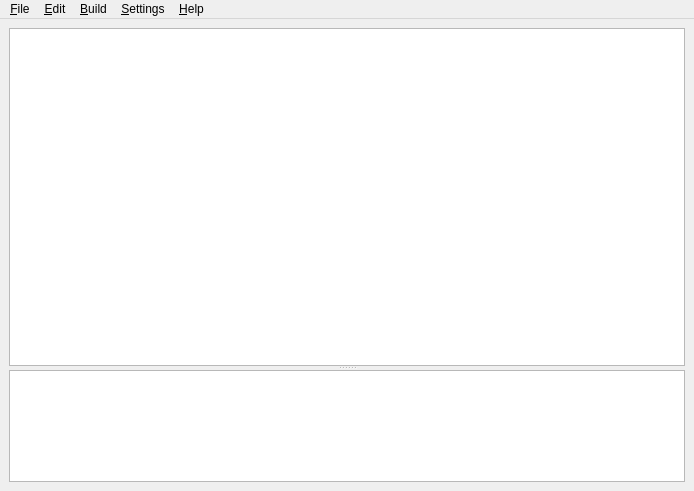
<?xml version="1.0" encoding="UTF-8"?>
<ui version="4.0">
 <class>MainWindow</class>
 <widget class="QMainWindow" name="MainWindow">
  <property name="geometry">
   <rect>
    <x>0</x>
    <y>0</y>
    <width>694</width>
    <height>491</height>
   </rect>
  </property>
  <property name="acceptDrops">
   <bool>true</bool>
  </property>
  <property name="windowTitle">
   <string>MainWindow</string>
  </property>
  <property name="windowIcon">
   <iconset resource="../qawno.qrc">
    <normaloff>:/icons/pawn.ico</normaloff>:/icons/pawn.ico</iconset>
  </property>
  <widget class="QWidget" name="centralWidget">
   <property name="sizePolicy">
    <sizepolicy hsizetype="Preferred" vsizetype="Preferred">
     <horstretch>0</horstretch>
     <verstretch>0</verstretch>
    </sizepolicy>
   </property>
   <property name="acceptDrops">
    <bool>true</bool>
   </property>
   <layout class="QVBoxLayout" name="verticalLayout" stretch="0">
    <item>
     <widget class="QSplitter" name="splitter">
      <property name="acceptDrops">
       <bool>true</bool>
      </property>
      <property name="orientation">
       <enum>Qt::Vertical</enum>
      </property>
      <widget class="EditorWidget" name="editor">
       <property name="sizePolicy">
        <sizepolicy hsizetype="Preferred" vsizetype="Preferred">
         <horstretch>0</horstretch>
         <verstretch>3</verstretch>
        </sizepolicy>
       </property>
       <property name="acceptDrops">
        <bool>false</bool>
       </property>
      </widget>
      <widget class="OutputWidget" name="output">
       <property name="sizePolicy">
        <sizepolicy hsizetype="Preferred" vsizetype="Preferred">
         <horstretch>0</horstretch>
         <verstretch>1</verstretch>
        </sizepolicy>
       </property>
       <property name="acceptDrops">
        <bool>false</bool>
       </property>
       <property name="readOnly">
        <bool>true</bool>
       </property>
      </widget>
     </widget>
    </item>
   </layout>
  </widget>
  <widget class="QMenuBar" name="menubar">
   <property name="geometry">
    <rect>
     <x>0</x>
     <y>0</y>
     <width>694</width>
     <height>23</height>
    </rect>
   </property>
   <widget class="QMenu" name="menuFile">
    <property name="title">
     <string>&amp;File</string>
    </property>
    <addaction name="actionNew"/>
    <addaction name="actionOpen"/>
    <addaction name="actionClose"/>
    <addaction name="separator"/>
    <addaction name="actionSave"/>
    <addaction name="actionSaveAs"/>
    <addaction name="separator"/>
    <addaction name="actionQuit"/>
   </widget>
   <widget class="QMenu" name="menuEdit">
    <property name="title">
     <string>&amp;Edit</string>
    </property>
    <addaction name="actionUndo"/>
    <addaction name="actionRedo"/>
    <addaction name="separator"/>
    <addaction name="actionCut"/>
    <addaction name="actionCopy"/>
    <addaction name="actionPaste"/>
    <addaction name="separator"/>
    <addaction name="actionFind"/>
    <addaction name="actionFindNext"/>
    <addaction name="separator"/>
    <addaction name="actionGoToLine"/>
   </widget>
   <widget class="QMenu" name="menuBuild">
    <property name="title">
     <string>&amp;Build</string>
    </property>
    <addaction name="actionCompile"/>
   </widget>
   <widget class="QMenu" name="menuSettings">
    <property name="title">
     <string>&amp;Settings</string>
    </property>
    <widget class="QMenu" name="menuFont">
     <property name="title">
      <string>&amp;Font</string>
     </property>
     <addaction name="actionEditorFont"/>
     <addaction name="actionOutputFont"/>
    </widget>
    <addaction name="menuFont"/>
    <addaction name="actionCompilerSettings"/>
   </widget>
   <widget class="QMenu" name="menuHelp">
    <property name="title">
     <string>&amp;Help</string>
    </property>
    <addaction name="actionAbout"/>
    <addaction name="actionAboutQt"/>
   </widget>
   <addaction name="menuFile"/>
   <addaction name="menuEdit"/>
   <addaction name="menuBuild"/>
   <addaction name="menuSettings"/>
   <addaction name="menuHelp"/>
  </widget>
  <action name="actionNew">
   <property name="text">
    <string>&amp;New</string>
   </property>
   <property name="toolTip">
    <string>Create a new file</string>
   </property>
   <property name="shortcut">
    <string>Ctrl+N</string>
   </property>
  </action>
  <action name="actionOpen">
   <property name="text">
    <string>&amp;Open...</string>
   </property>
   <property name="toolTip">
    <string>Open and existing file</string>
   </property>
   <property name="shortcut">
    <string>Ctrl+O</string>
   </property>
  </action>
  <action name="actionSave">
   <property name="text">
    <string>&amp;Save</string>
   </property>
   <property name="toolTip">
    <string>Save changes</string>
   </property>
   <property name="shortcut">
    <string>Ctrl+S</string>
   </property>
  </action>
  <action name="actionSaveAs">
   <property name="text">
    <string>Save as...</string>
   </property>
   <property name="toolTip">
    <string>Save changes to a different file</string>
   </property>
   <property name="shortcut">
    <string>Ctrl+Shift+S</string>
   </property>
  </action>
  <action name="actionQuit">
   <property name="text">
    <string>&amp;Quit</string>
   </property>
   <property name="toolTip">
    <string>Close the application</string>
   </property>
   <property name="shortcut">
    <string>Ctrl+Q</string>
   </property>
  </action>
  <action name="actionUndo">
   <property name="text">
    <string>&amp;Undo</string>
   </property>
   <property name="shortcut">
    <string>Ctrl+Z</string>
   </property>
  </action>
  <action name="actionRedo">
   <property name="text">
    <string>&amp;Redo</string>
   </property>
   <property name="shortcut">
    <string>Ctrl+Y</string>
   </property>
  </action>
  <action name="actionCut">
   <property name="text">
    <string>Cut</string>
   </property>
   <property name="shortcut">
    <string>Ctrl+X</string>
   </property>
  </action>
  <action name="actionCopy">
   <property name="text">
    <string>&amp;Copy</string>
   </property>
   <property name="shortcut">
    <string>Ctrl+C</string>
   </property>
  </action>
  <action name="actionPaste">
   <property name="text">
    <string>&amp;Paste</string>
   </property>
   <property name="shortcut">
    <string>Ctrl+V</string>
   </property>
  </action>
  <action name="actionFind">
   <property name="text">
    <string>&amp;Find...</string>
   </property>
   <property name="shortcut">
    <string>Ctrl+F</string>
   </property>
  </action>
  <action name="actionFindNext">
   <property name="text">
    <string>Find &amp;Next</string>
   </property>
   <property name="shortcut">
    <string>F3</string>
   </property>
  </action>
  <action name="actionCompile">
   <property name="text">
    <string>&amp;Compile</string>
   </property>
   <property name="shortcut">
    <string>F5</string>
   </property>
  </action>
  <action name="actionAbout">
   <property name="text">
    <string>&amp;About</string>
   </property>
  </action>
  <action name="actionAboutQt">
   <property name="text">
    <string>About &amp;Qt</string>
   </property>
  </action>
  <action name="actionCompilerSettings">
   <property name="text">
    <string>&amp;Compiler</string>
   </property>
   <property name="toolTip">
    <string>Compiler settings</string>
   </property>
  </action>
  <action name="actionEditorFont">
   <property name="text">
    <string>&amp;Editor</string>
   </property>
   <property name="toolTip">
    <string>Change editor font</string>
   </property>
  </action>
  <action name="actionOutputFont">
   <property name="text">
    <string>&amp;Output</string>
   </property>
   <property name="toolTip">
    <string>Change font of the output window</string>
   </property>
  </action>
  <action name="actionClose">
   <property name="text">
    <string>&amp;Close</string>
   </property>
   <property name="toolTip">
    <string>Finish editing the current file</string>
   </property>
   <property name="shortcut">
    <string>Ctrl+W</string>
   </property>
  </action>
  <action name="actionGoToLine">
   <property name="text">
    <string>&amp;Go to line...</string>
   </property>
   <property name="toolTip">
    <string>Jump to the specified line</string>
   </property>
   <property name="shortcut">
    <string>Ctrl+G</string>
   </property>
  </action>
 </widget>
 <customwidgets>
  <customwidget>
   <class>EditorWidget</class>
   <extends>QPlainTextEdit</extends>
   <header>src/EditorWidget.h</header>
  </customwidget>
  <customwidget>
   <class>OutputWidget</class>
   <extends>QPlainTextEdit</extends>
   <header>src/OutputWidget.h</header>
  </customwidget>
 </customwidgets>
 <resources>
  <include location="../qawno.qrc"/>
 </resources>
 <connections>
  <connection>
   <sender>actionUndo</sender>
   <signal>triggered()</signal>
   <receiver>editor</receiver>
   <slot>undo()</slot>
   <hints>
    <hint type="sourcelabel">
     <x>-1</x>
     <y>-1</y>
    </hint>
    <hint type="destinationlabel">
     <x>285</x>
     <y>134</y>
    </hint>
   </hints>
  </connection>
  <connection>
   <sender>actionRedo</sender>
   <signal>triggered()</signal>
   <receiver>editor</receiver>
   <slot>redo()</slot>
   <hints>
    <hint type="sourcelabel">
     <x>-1</x>
     <y>-1</y>
    </hint>
    <hint type="destinationlabel">
     <x>285</x>
     <y>134</y>
    </hint>
   </hints>
  </connection>
  <connection>
   <sender>actionCut</sender>
   <signal>triggered()</signal>
   <receiver>editor</receiver>
   <slot>cut()</slot>
   <hints>
    <hint type="sourcelabel">
     <x>-1</x>
     <y>-1</y>
    </hint>
    <hint type="destinationlabel">
     <x>285</x>
     <y>134</y>
    </hint>
   </hints>
  </connection>
  <connection>
   <sender>actionCopy</sender>
   <signal>triggered()</signal>
   <receiver>editor</receiver>
   <slot>copy()</slot>
   <hints>
    <hint type="sourcelabel">
     <x>-1</x>
     <y>-1</y>
    </hint>
    <hint type="destinationlabel">
     <x>285</x>
     <y>134</y>
    </hint>
   </hints>
  </connection>
  <connection>
   <sender>actionPaste</sender>
   <signal>triggered()</signal>
   <receiver>editor</receiver>
   <slot>paste()</slot>
   <hints>
    <hint type="sourcelabel">
     <x>-1</x>
     <y>-1</y>
    </hint>
    <hint type="destinationlabel">
     <x>285</x>
     <y>134</y>
    </hint>
   </hints>
  </connection>
  <connection>
   <sender>actionQuit</sender>
   <signal>triggered()</signal>
   <receiver>MainWindow</receiver>
   <slot>close()</slot>
   <hints>
    <hint type="sourcelabel">
     <x>-1</x>
     <y>-1</y>
    </hint>
    <hint type="destinationlabel">
     <x>285</x>
     <y>231</y>
    </hint>
   </hints>
  </connection>
 </connections>
</ui>
